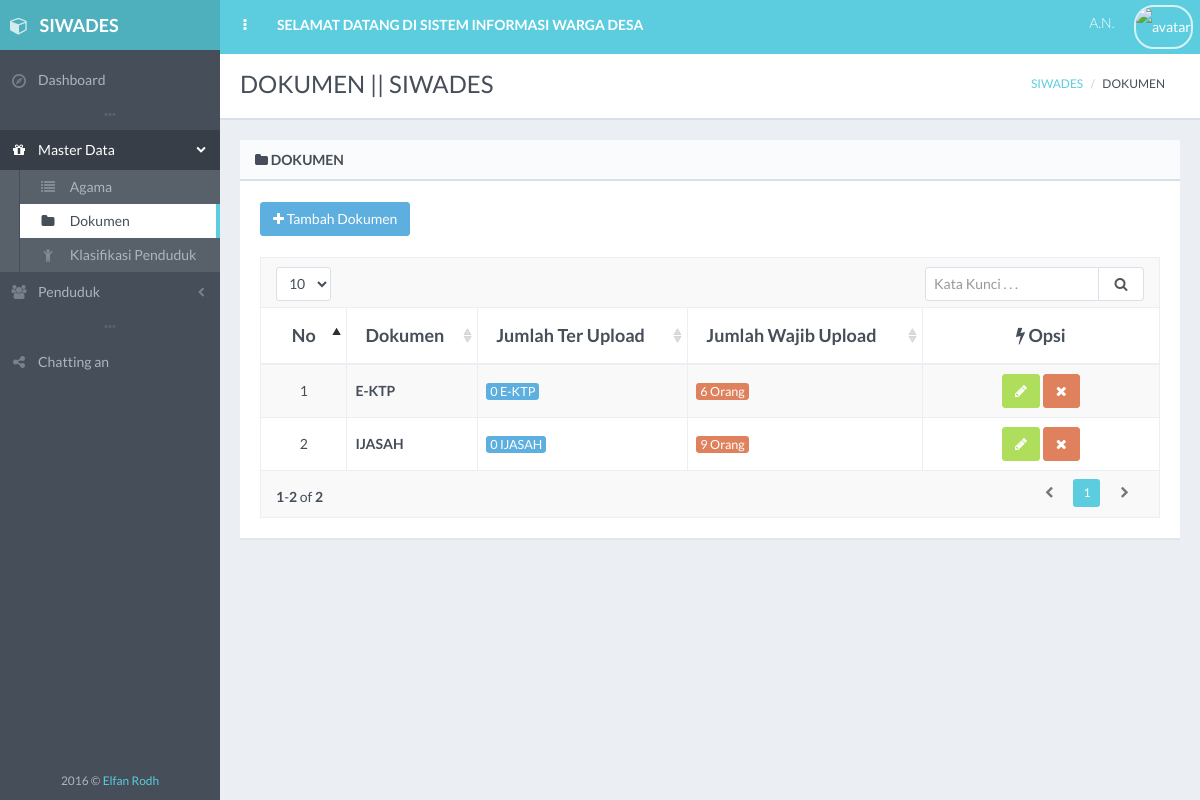
/dokumen/index.php, run on the app's committed database.
### tables this page shows
CREATE TABLE `dokumen` (
  `id_dokumen` varchar(30) NOT NULL,
  `nama_dokumen` varchar(50) DEFAULT NULL,
  `status` int(1) DEFAULT NULL
);

### koneksi.php (called while the page is built)
<?php
	$_mysqli = new mysqli("localhost","root","","siwades");
	return $_mysqli;
 ?>

### dokumen/dokumen.php (called while the page is built, shortened)
<?php
class Dokumen
{
    public function get_dokumen(){
        include ('../koneksi.php');
        $dokumen = $_mysqli->query("SELECT * FROM dokumen");
        return $dokumen;
    }
    public function get_id(){
        include ('../koneksi.php');
        $dok = $_mysqli->query("SELECT MAX(RIGHT(id_dokumen,1)) + 1 as id_new FROM dokumen");
        $id_dokumen = mysqli_fetch_array($dok);
        return $id_dokumen;
    }
}
 ?>

### dokumen/index.php (the view, shortened to what this page needs)
<!DOCTYPE html>
<?php
include ('dokumen.php');
$new = new Dokumen();
$dokumen = $new->get_dokumen();
$title = "DOKUMEN || SIWADES";
 ?>
 <html class="no-js" lang="en">
    <head>
        <link rel="stylesheet" href="../assets/css/bootstrap.min.css">
        <link rel="stylesheet" href="../assets/css/plugins.css">
        <link rel="stylesheet" href="../assets/css/main.css">
        <link rel="stylesheet" href="../assets/css/themes.css">
    </head>
    <body>
        <div id="page-wrapper" class="page-loading">
            <div id="page-container" class="header-fixed-top sidebar-visible-lg-full">
                <div id="main-container">
                    <header class="navbar navbar-inverse navbar-fixed-top">
                        <ul class="nav navbar-nav-custom">
                            <li>
                                <a href="javascript:void(0)" onclick="App.sidebar('toggle-sidebar');this.blur();">
                                    <i class="fa fa-ellipsis-v fa-fw animation-fadeInRight" id="sidebar-toggle-mini"></i>
                                </a>
                            </li>
                            <li class="hidden-xs animation-fadeInQuick">
                                <a href="../pilihan.php"><strong>SELAMAT DATANG DI SISTEM INFORMASI WARGA DESA</strong></a>
                            </li>
                        </ul>
                    </header>
                    <div id="page-content">
                        <div class="content-header">
                            <div class="row">
                                <div class="col-sm-6">
                                    <div class="header-section">
                                        <h1><?php echo $title; ?></h1>
                                    </div>
                                </div>
                                <div class="col-sm-6 hidden-xs">
                                    <div class="header-section">
                                        <ul class="breadcrumb breadcrumb-top">
                                            <li><a href="../dashboard">SIWADES</a></li>
                                            <li>DOKUMEN</li>
                                        </ul>
                                    </div>
                                </div>
                            </div>
                        </div>
                        <div class="block full">
                            <div class="block-title">
                                <h2><i class="fa fa-folder sidebar-nav-icon"></i> DOKUMEN</h2>
                            </div>
                            <a href="#modal-fade" title="Tambah Dokumen" class="btn btn-effect-ripple btn-info" data-toggle="modal"><i class="fa fa-plus"></i> Tambah Dokumen</a>
                            <br>
                            <br>
                            <div class="table-responsive">
                                <table id="example-datatable" class="table table-striped table-bordered table-vcenter">
                                    <thead>
                                        <tr>
                                            <th class="text-center" style="width: 50px;">No</th>
                                            <th>Dokumen</th>
                                            <th>Jumlah Ter Upload</th>
                                            <th>Jumlah Wajib Upload</th>
                                            <th class="text-center" style="width: 200px;"><i class="fa fa-flash"></i> Opsi</th>
                                        </tr>
                                    </thead>
                                    <tbody>
                                    <?php $no=0; foreach ($dokumen as $row): $no++?>
                                        <tr>
                                            <td class="text-center"><?php echo $no; ?></td>
                                            <td><strong><?php echo $row['nama_dokumen'] ?></strong></td>
                                            <?php
                                                include('../koneksi.php');
                                                $id_dok = $row['id_dokumen'];
                                                $jum = $_mysqli->query("SELECT penduduk.nama FROM penduduk, file, dokumen
                                                                        WHERE dokumen.id_dokumen = '$id_dok'
                                                                        AND penduduk.nik = file.nik
                                                                        AND dokumen.id_dokumen = file.id_dokumen");
                                                $jumlah = mysqli_num_rows($jum);
                                             ?>
                                            <td><span class="label label-info"><?php echo $jumlah." ".$row['nama_dokumen']; ?></span></td>
                                            <?php
                                                include('../koneksi.php');
                                                $id_d = $row['id_dokumen'];
                                                $jum2 = $_mysqli->query("SELECT penduduk.nama FROM penduduk,klasifikasi,dokumen,klasifikasi_dokumen
                                                                        WHERE penduduk.id_klasifikasi = klasifikasi.id_klasifikasi
                                                                        AND klasifikasi.id_klasifikasi = klasifikasi_dokumen.id_klasifikasi
                                                                        AND dokumen.id_dokumen = klasifikasi_dokumen.id_dokumen
                                                                        AND dokumen.id_dokumen = '$id_d'");
                                                $jumlah2 = mysqli_num_rows($jum2);
                                             ?>
                                            <td><span class="label label-danger"><?php echo $jumlah2." Orang"; ?></span></td>
                                            <td class="text-center">
                                                <a href="edit.php?edit=<?php echo $row['id_dokumen']; ?>" data-toggle="tooltip" title="Edit <?php echo $row['nama_dokumen']?>" class="btn btn-effect-ripple btn-success"><i class="fa fa-pencil"></i></a>
                                                <a onclick="return confirm('Apakah Anda Yakin Ingin Menghapus <?php echo $row['nama_dokumen'] ?> ?');" href="?hapus=<?php echo $row['id_dokumen']; ?>" data-toggle="tooltip" title="Delete <?php echo $row['nama_dokumen']?>" class="btn btn-effect-ripple btn-danger"><i class="fa fa-times"></i></a>
                                            </td>
                                        </tr>
                                    <?php endforeach; ?>
                                    </tbody>
                                </table>
                            </div>
                        </div>
                    </div>
                </div>
            </div>
        </div>
    </body>
</html>

### data on the page
dokumen: nama_dokumen "E-KTP", jumlah "0", jumlah2 "6"
dokumen: nama_dokumen "IJASAH", jumlah "0", jumlah2 "9"

### other printed values
$title "DOKUMEN || SIWADES"
